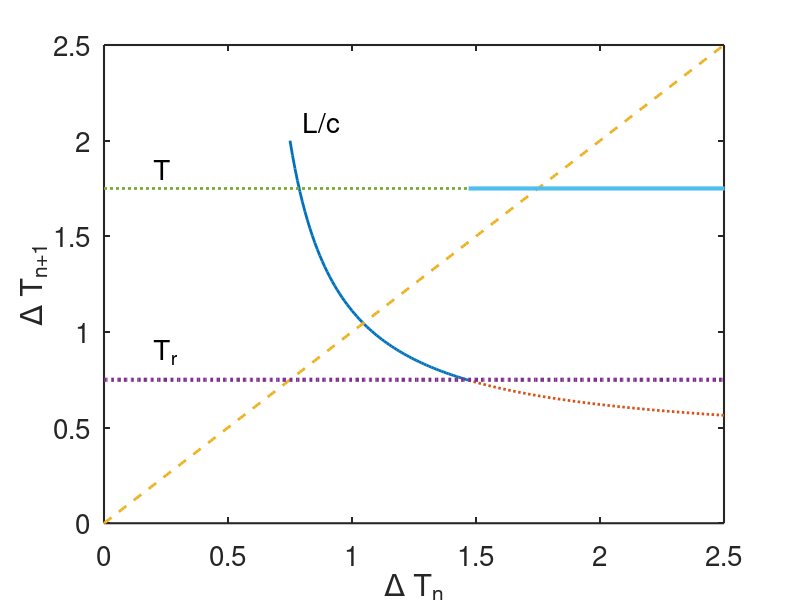
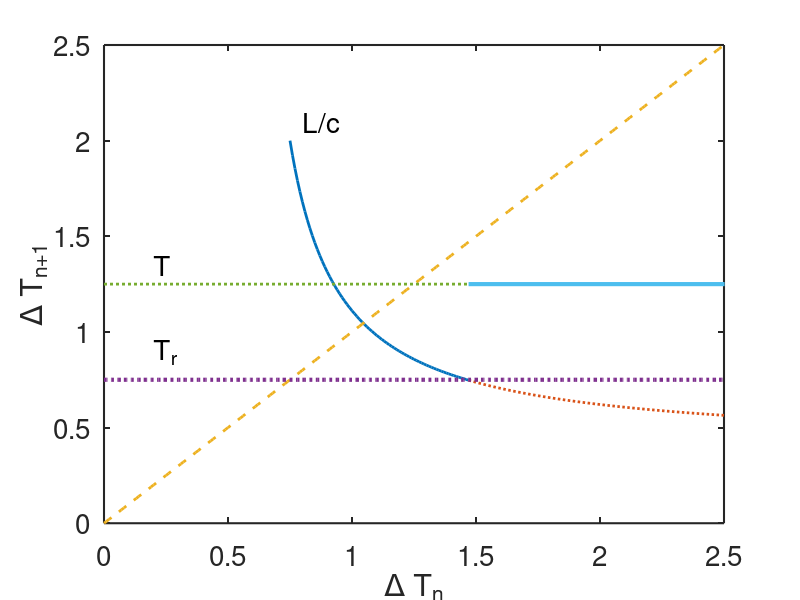

Write the MATLAB code that produced these figures, in order.
% reentry loop map

 clear all
set(0,                           ...
   'defaultaxesfontsize', 20,   ...
   'defaultaxeslinewidth', 1.5, ...
   'defaultlinelinewidth', 2.0)

L=1;

Tr = 3/4;


t = [0:.01:5];

dt = [Tr:0.01:10];
c = 1/2+2*(dt-Tr)./(1+(dt-Tr));
Lbyc = L./c;

ndx = min(find(Lbyc<=Tr));
figure(1)
T=1.75;

plot(dt(1:ndx),Lbyc(1:ndx),dt(ndx:end),Lbyc(ndx:end),':',t,t,'--',t,Tr*ones(length(t),1),':','linewidth',3)
hold on
plot([0,dt(ndx)],[T,T], ':',[dt(ndx),5],[T,T],'linewidth',3)
axis([0 2.5 0 2.5])
xlabel('\Delta T_n')
ylabel('\Delta T_{n+1}')
text(0.2,0.9,'T_r','fontsize',20)
text(0.2,1.85,'T','fontsize',20)
text(0.8,2.1,'L/c','fontsize',20)
 hold off

 T=1.25;
 figure(2)

 plot(dt(1:ndx),Lbyc(1:ndx),dt(ndx:end),Lbyc(ndx:end),':',t,t,'--',t,Tr*ones(length(t),1),':','linewidth',3)
hold on
plot([0,dt(ndx)],[T,T], ':',[dt(ndx),5],[T,T],'linewidth',3)
axis([0 2.5 0 2.5])
xlabel('\Delta T_n')
ylabel('\Delta T_{n+1}')
text(0.2,0.9,'T_r','fontsize',20)
text(0.2,1.35,'T','fontsize',20)
text(0.8,2.1,'L/c','fontsize',20)

 hold off
